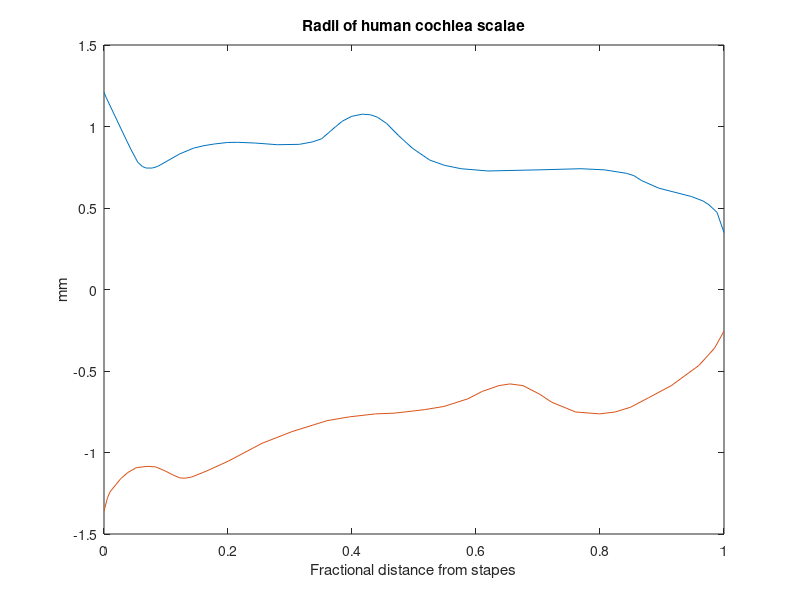

Write MATLAB code to recreate this figure. (Note: this script raises an error after producing the figure.)
function [G0S, G0M] = g0(x, plotflag)
%
%	    Computes coarse profiles of the hydrodynamic Green's function for a 
%	    realistic geometry of the human cochlear duct.
%
%		[G0S, G0M] = G0(X, PlotFlag)
%
%	    X   = BM point vector (points may be irregularly spaced!)
%	    PlotFlag = if set to 1, plots are shown [def.0]
%
%	    G0S = Stapes_BM  coarse Green's function (Stapes-BM  fluid coupling); 
%       G0M = Basilar membrane coarse Green's function (BM-BM fluid coupling).
%	
%	    G0S and G0M are the mere result of the integration over
%	    the inverse of the coclear duct section surfaces and are
%	    NOT multiplied by the BM width. This latter step
%	    is accomplished in the routine GREENF.M. The dimension of 
%	    G0S and G0M is  1/BETA  in BETA units (1 BETA = 33.5 mm).
%
%	(R.Nobili-Padova University, F.Mammano-SISSA, rev. 21-11-97)



if nargin < 2,
	plotflag=0;
end

if nargin < 1
	plotflag=1;
    x = (1:400)/400;
end

% initializing the coordinates of cochlear semiduct radii: 
xp=0;
xm=0;
yp=0;
ym=0;

disp('	Reading human cochlea data...');

x=x(:)'; 	                % Make sure x is a row
N=length(x);

load cddata.mat	% File contains cochlear duct profile data 
		                           % All lengths are scaled to 1 unit == 33.5 mm
		                           % Data from the upper side:  xp, yp 
		                           % Data from the lower side:  xm, ym
		                           % ap, am = cross--sectional areas
		                           % "p" is for upper profile, "m" is for lower.
% xm = xp;
% ym = yp;
Np=max(size(xp))-1;
Nm=max(size(xm))-1;     

ypm= (yp(1:Np)+yp(2:Np+1))/2;   % middle point values (number = Np)	
Sp = pi*ypm.^2;     	                      % Find cross section areas at middle points
				                                            % from human cochlea data, assuming cochlear
				                                            % duct cross sections are circles in this version
ymm= (ym(1:Nm)+ym(2:Nm+1))/2;
Sm = pi*ymm.^2;	 

%%%%%%%%%%%%%%%%%%%% COMMENT THIS TO AVOID PLOTTING %%%%%%%%%%%%%%%%
 if plotflag==1,
	figure(1)
    clf
	plot(xp,yp*33.5,xm,-ym*33.5)
	xlabel('Fractional distance from stapes');
	ylabel('mm');
	title('Radii of human cochlea scalae'),
	pause(5)
end
%%%%%%%%%%%%%%%%%%%%%%%%%%%%%%%%%%%%%%%%%%%%%%%%%%%%%%%%%%%%%%%%%%%%%%
% disp('	Computing G0 ...');

dxp = xp(2:Np+1)-xp(1:Np);	% Find interval lengths
dxm = xm(2:Nm+1)-xm(1:Nm);

Intp=zeros(size(1:Np+1));		% Initialize
Intm=zeros(size(1:Nm+1));
IntpP=zeros(size(1:Np+1));		% Initialize

dx_over_Sp = dxp./Sp;		% Find integrand
dx_over_Sm = dxm./Sm;

Intp(Np+1) = (0.5*pi)*yp(Np+1)/Sp(Np);	% Contribution from upper side of helicotrema;
Intm(Nm+1) = (0.5*pi)*ym(Nm+1)/Sm(Nm); 	% Contribution from lower side of helicotrema;

% IntpP(1) = (0.5*pi)*yp(1)/Sp(1);

% uprava (integrace horni casti od ovalneho okenka)

% for i=1:Np
% 	IntpP(i) = IntpP(i+1)+dx_over_Sp(i);
% end

% default
for i=Np:-1:1,
	Intp(i) = Intp(i+1)+dx_over_Sp(i);
end

for i=Nm:-1:1,
	Intm(i) = Intm(i+1)+dx_over_Sm(i);
end

% Interpolation of Intp and Intm: 

G0S= interpol(xp(1:Np+1),Intp,x) + interpol(xm(1:Nm+1), Intm,x);  
G0M=G0S'*ones(size(G0S));
G0M=tril(G0M) + tril(G0M)'- diag(G0S);

%%%%%%%%%%%%%%%%%%%%%% COMMENT THIS TO AVOID PLOTTING %%%%%%%%%%%%%%%

if plotflag==1,
	figure(2)
    clf
	plot(x', G0M(:,(1:10:N)))
	title('Coarse BM-BM pressure Green''s functions'), 
	pause(5)
end
%%%%%%%%%%%%%%%%%%%%%%%%%%%%%%%%%%%%%%%%%%%%%%%%%%%%

disp('	Loading BM width data ...')
load bmwdata.mat -ascii         % BM WIDTH DATA ARE IN BETA UNIT (BETA = BM length = 33.5 mm)

if plotflag==1,
	figure(3)
	clf,
	plot(bmwdata(:,1), 33.5*bmwdata(:,2),bmwdata(:,1),33.5*bmwdata(:,2),':r'),
    axis([0 1 0 0.02*33.5]);
    title('Basilar membrane width');
	xlabel('Fractional distance from stapes');
	ylabel('mm');
	pause(5)
end
%%%%%%%%%%%%%%%%%%%%%%%%%%%%%%%%%%%%%%%%%%%%%%%
if plotflag==1,
    b=interpol(bmwdata(:,1), bmwdata(:,2),x);	% b is a column
    b=b/2;  % Effective BM width in BETA units
    Gc = G0M.*(b'*b);
	figure(4)
    clf
	plot(x',Gc(:,1:10:N)),
    title('Coarse BM-BM force Green''s function')
    pause(5)
end